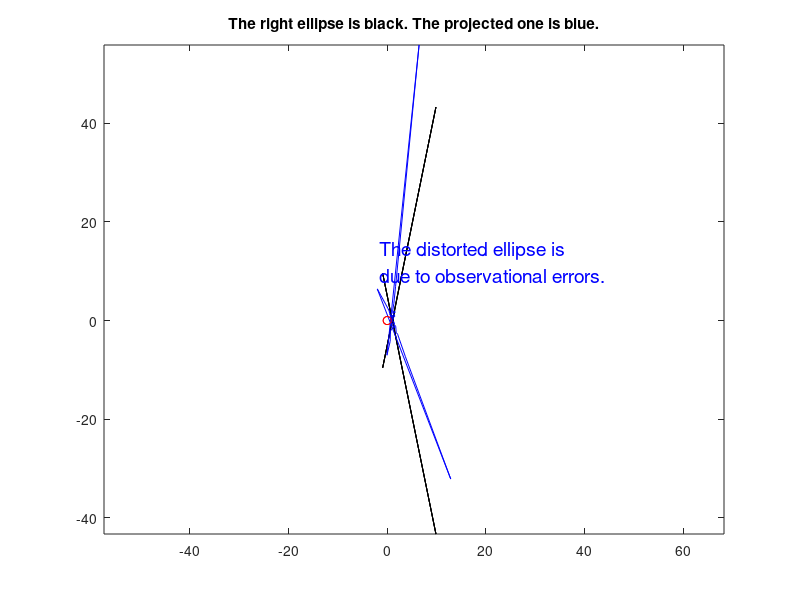
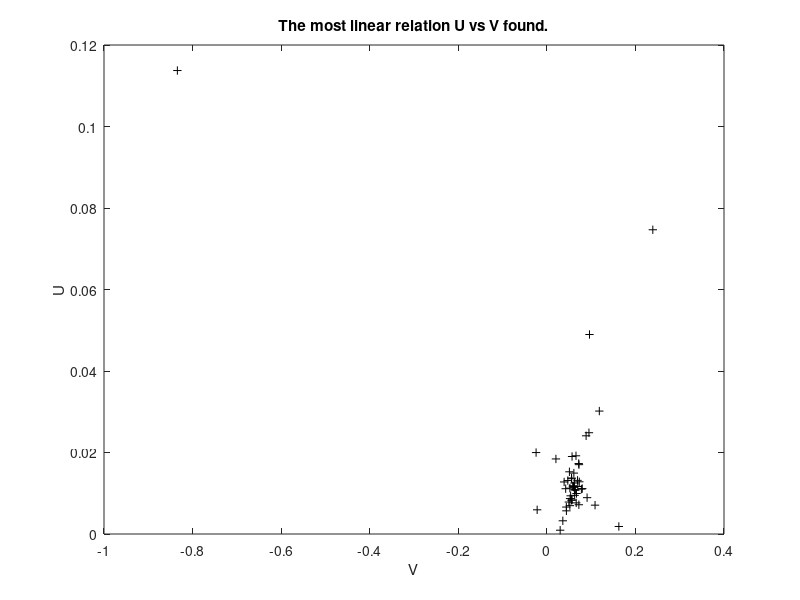

Recreate these plots in MATLAB, in order.
clear all
clf
clc
% GENERATE AN ELLIPSE
p = input('Give me the semi-latus rectum, p: ');
e = input('Give me the eccentricity, e: ');
No= 50;

for i=1:No;
    theta=linspace(0,2*pi,No);
    r=p./(1+e.*cos(theta));
end

% DRAW YOUR OWN ELLIPSE
x=r.*cos(theta);
y=r.*sin(theta);
    plot(x,y,'k',0,0,'or')
    axis equal
    hold on
    
disp(' ')   
disp('PROCEED: press enter')
pause

% ROTATE THE ELLIPSE
phi = input('Give me the rotation angle, phi (in degrees): ');
inc = input('Give me the inclination, in (in degrees): ');
% TRANSFORM IN RADIANS
phi=pi*phi/180;
inc=pi*inc/180;

% CONSTRUCT THE ROTATING MATRICES
cp=cos(phi);
sp=sin(phi);
ci=cos(inc);
si=sin(inc);
Rphi=[cp -sp;sp cp];
Ri=[ci 0;0 1];

% ROTATE THE ELLIPSE + ADD NOISE
err=0.2; %this is the fractional error in observational measurements
Z=Ri*Rphi*[x;y].*(1+err*randn(2,No));
x1=Z(1,:);
y1=Z(2,:);

% DRAW THE ROTATED ELLIPSE
figure(1)
    plot(x,y,'k',x1,y1,'b',0,0,'or')
    axis equal
    if err~=0
    xxx={'The distorted ellipse is','due to observational errors.'};
    else xxx='';       
    end
    text(.5*(min(x1)+min(x)),.5*(min(y1)+max(y1)),[xxx],'Color','blue','FontSize',14)
    title(['The right ellipse is black. The projected one is blue.'])
    
    hold off
    
disp(' ')   
disp('PROCEED: press enter')  
pause
disp('Now, I will try to find the inclination and phi...')

% CONSTRUCT A GRID FOR i AND phi
% AND COMPUTE THE U's and V's FOR EACH i,phi

%DIMENSIONS OF THE GRID
Nph=131;
Nin=131;

for i=1:Nph
    for j=1:Nin
      % THE GRID
      cit=cos((pi/2)*(j-1)/Nin);
      pht=(i-1)*pi/Nph;
      % THE U and V FOR EACH GRID POINT
      Ut(1:No)=cit./sqrt( x1.^2+(cit*y1).^2 );
      Vt(1:No)=cos( -pht+atan( cit*y1./x1 ) +(pi/2).*( 1-sign(x1) ) );
      %FOLLOWS A PROCEDURE TO SORT THE U's and V's 
      %IN AN ASCENDING FORM OF V's
      UV(1:No,1:2)=[Vt(1:No);Ut(1:No)]';
      UVs=sortrows(UV);
      V(i,j,1:No)=UVs(1:No,1);
      U(i,j,1:No)=UVs(1:No,2);
      end
end

% NOW CONSTRUCT THE W VECTORS (No=# of W's)
% THE k-th W IS ( U(k+(<)No/2)-U(k),V(k+(<)No/2)-V(k) )
Noo=floor(No/2);
for k=1:Noo
    %kup=No*(1-sign(mod(k+Noo,No)))+mod(k+Noo,No);
    kup=floor(Noo*(1-.5*rand(1)));
    
    W(1:Nph,1:Nin,k,1)=U(1:Nph,1:Nin,k+kup)-U(1:Nph,1:Nin,k);
    W(1:Nph,1:Nin,k,2)=V(1:Nph,1:Nin,k+kup)-V(1:Nph,1:Nin,k);
end

% COMPUTE THE sin(ANGLE) BETWEEN TWO SUCCESSIVE W's
for i=1:Nph
for j=1:Nin
        for k=1:Noo-1
        A(1:2)=W(i,j,k,1:2);
        B(1:2)=W(i,j,k+1,1:2);
       lam(k)=( A(1)*B(2)-B(1)*A(2) )./(norm(A)*norm(B));
        end
        lav=sum(lam)/(Noo-1);
        l2av=sum(lam.^2)/(Noo-1);
        % Q IS MEASURING THE DISPERSION OF sin(ANGLE)'s 
        % FOR EACH GRID POINT
        Q(i,j)=l2av-lav^2;
end
end

% I1(I2),I2 IS THE GRID POINT WITH THE LOWEST DISPERSION
[C,I1] = min(Q);
[C,I2]=min(min(Q));

% COMPARING THE ESTIMATED VS REAL phi and i
disp(['Instead of ',num2str(phi*180/pi),...
    ' I found phi=',num2str((I1(I2)-1)*180/Nph),' degrees'])

disp(['Instead of ',num2str(inc*180/pi),...
    ' I found iota=',num2str(90*(I2-1)/Nin),' degrees'])
    disp(' ') 
    
disp('PROCEED: press enter')
pause


disp('From the above most linear plot I will compute p and e')
% THE MOST LINEAR RELATION BETWEEN V an U 
%(the one with the lowest dispersion)
u1(1:No)=U(I1(I2),I2,1:No);
v1(1:No)=V(I1(I2),I2,1:No);

figure(2)
plot(v1,u1,'+k')
xlabel('V')
ylabel('U')
title(['The most linear relation U vs V found.'])
hold off
%FROM THIS PLOT ONE OBTAINS p and e
%1/p is the INTERCEPT  and e/p is the SLOPE

%TRY A LINEAR FIT
%THE FIRST NUMBER slin(1) is the SLOPE while 
%THE SECOND NUMBER slin(2) is the INTERCEPT
slin=polyfit(v1,u1,1);
disp(['e=',num2str(abs(slin(1)/slin(2))),' and p=',num2str(1/slin(2))])
disp(['Remember the values of e, p you gave me were ',num2str(e),' and ',num2str(p),', respectively.'])
